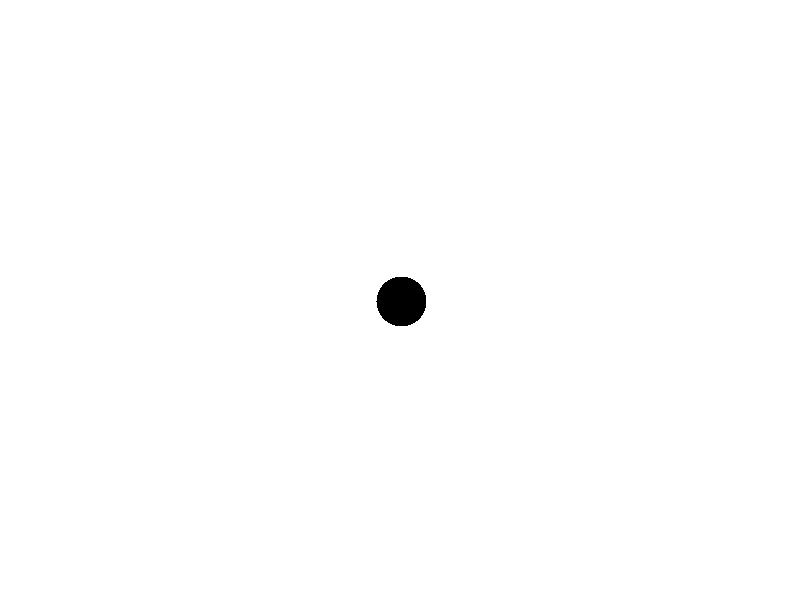
Frame 1 (no input)
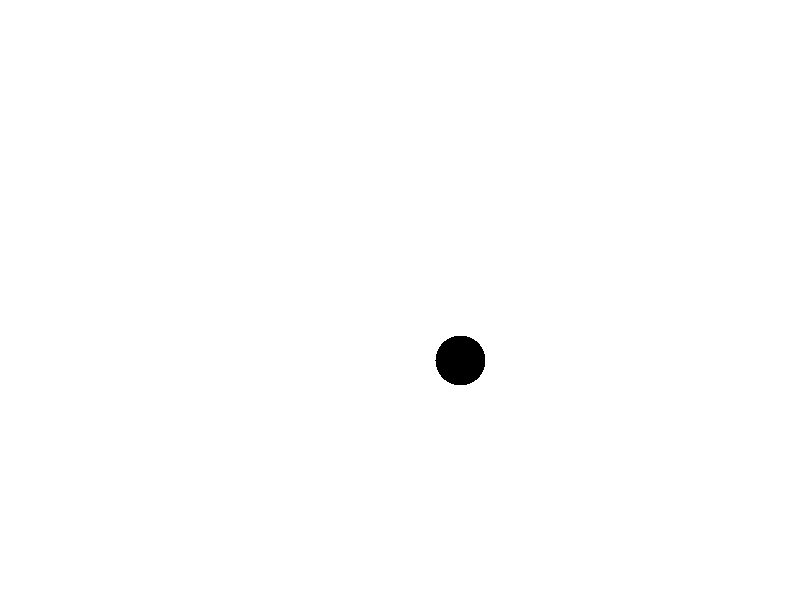
Frame 60 (the mouse pressed at the canvas centre just before this capture)
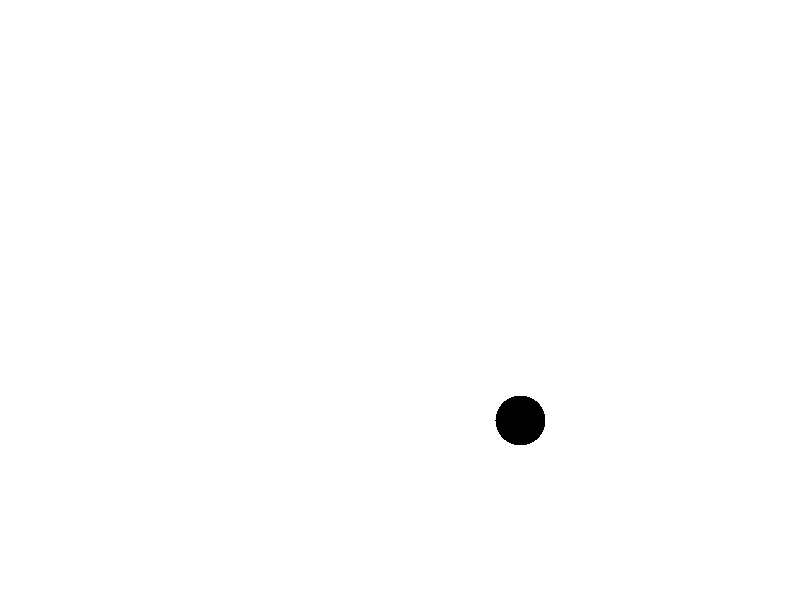
Frame 120 (the mouse held since frame 60 and released just before this capture)

The Processing sketch that drew these frames (run headless with seeded random() and noise(); from frame 60 on, the mouse is pressed at the canvas centre):

// Processing sketch: movimiento_simple
// ── movimiento_simple.pde


/*
* Movimiento lineal con rebote ( usando vectores )
* En mecánica, el movimiento es un cambio de la posición de un cuerpo  
* a lo largo del tiempo respecto de un sistema de referencia[1].
* [1]: https://en.wikipedia.org/wiki/Linear_motion
**/

int rad = 25; //radio del elipse
int velx = 1; //velocidad en x
int vely = 1; //velocidad en y 

float posx = 0; //posición en x
float posy = 0; //posición en y



void setup(){
  size(800,600); 
  //inicializamos las posiciones en la mitad del espcio
  posx = width/2;
  posy = height/2;
  
  //la velocidad de actualizacion del sistema
  frameRate(30);
  
  //Algunas configuraciones de apariencia
  noSmooth();
  noStroke();
  fill(0);
}

void draw(){
  
  //actualizamos la posicion del objeto
  posx = posx + velx;
  posy = posy + vely;
  
  
  //Verificamos que la posicion esté dentro de los limites
  //del espacio, 
  if(posx > width-rad || posx < 0 + rad){
    
    //si el objeto se encuentra por fuera, invertimos su direccion.
    velx *= -1;
  }
  
  //lo mismo para la posicion en y
  if(posy > height-rad || posy < 0 + rad){
    vely *= -1;
  }
  
  //verificamos en la terminal los datos
  println("posx: " + posx + ", posy: " + posy);
  
  background(255);
  
  //se dibuja el elipse en la posicion actualizada
  ellipse(posx, posy, rad*2, rad*2);
}


//Interaccion con el teclado

void keyPressed(){
  //Al presionar la tecla 's'...
  if(key == 's'){
    
    //.. aumentamos la velocidad
    velx++;
    vely++;
  }
  
  //Al presionar la tecla 'a'
  if(key == 'a'){
    //...aumentamos la velocidad en y
    vely--;
    vely--;
  }
}
